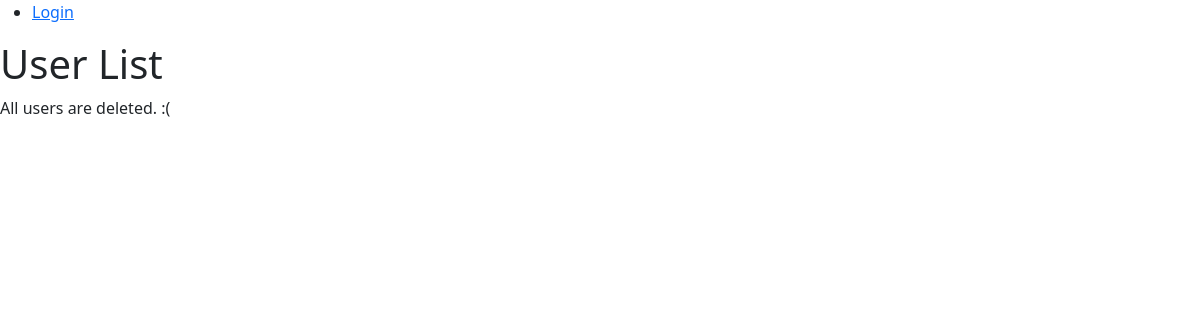
/users/, run on an earlier commit of the app's database.
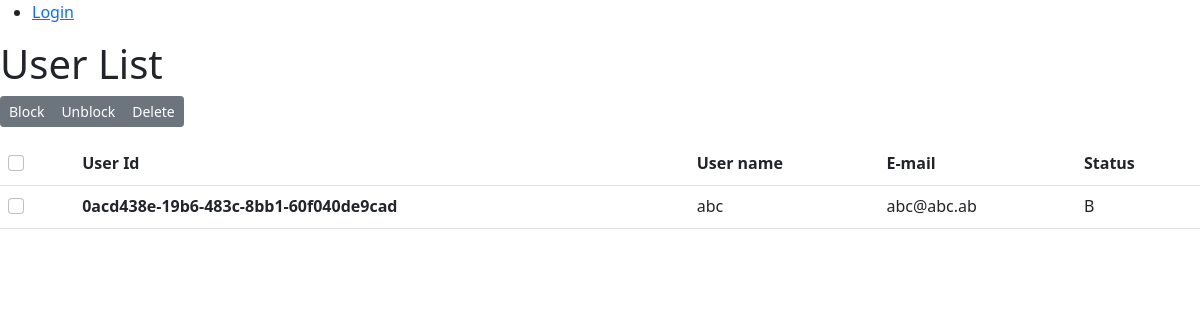
And on a later commit of the database.
### users/models.py (models this page shows, shortened)
class UserInformation(models.Model):
    id = models.UUIDField(primary_key=True, default=uuid.uuid4, editable=False)
    username = models.CharField(max_length=30, unique=True, verbose_name='User Name',
                                help_text='Enter your user name less 30 symbols.')
    email = models.EmailField(max_length=254, unique=True, verbose_name='E-mail',
                              help_text='Enter your e-mail.')
    status = models.CharField(max_length=30, default='Allowed', verbose_name='Status account',
                              choices=[
                                  ("Allowed", "Allowed"),
                                  ("Blocked", "Blocked"),
                              ]
                              )
    class Meta:
        ordering = ["id"]

### users/views.py (the view)
# urls.py: path(r'users/', views.UserListView.as_view(), name='users'),
class UserListView(generic.ListView):
    model = UserInformation
    template_name = 'users/users.html'
    context_object_name = 'users_list'
    def get_context_data(self, **kwargs):
        context = super(UserListView, self).get_context_data(**kwargs)
        context['last_login'] = 'This is just some data'
        return context

### users/templates/users/users.html
{% extends 'users/layout.html' %}
{% block content %}
    <h1>User List</h1>
    {% if users_list %}
        <div class="btn-toolbar mb-3" role="toolbar" aria-label="Toolbar with button groups">
            <div class="btn-group btn-group-sm" role="group" aria-label="First group">
                <button type="button" class="btn btn-secondary">Block</button>
                <button type="button" class="btn btn-secondary">Unblock</button>
                <button type="button" class="btn btn-secondary">Delete</button>
            </div>
        </div>
    <table class="table">
        <tr>
            <th>
                <div class="form-check">
                    <input class="form-check-input" type="checkbox" value="" id="flexCheckDefault">
                </div>
            </th>
            <th scope="col">User Id</th>
            <th scope="col">User name</th>
            <th scope="col">E-mail</th>
            <th scope="col">Status</th>
        </tr>
        {% for user in users_list %}
        <tr>
            <td>
                <div class="form-check">
                    <input class="form-check-input" type="checkbox" value="" id="flexCheckDefault">
                </div>
            </td>
            <th scope="row">{{ user.id }}</th>
            <td>{{ user.username }}</td>
            <td>{{ user.email }}</td>
            <td>{{ user.status }}</td>
        </tr>
      {% endfor %}
    </table>
    {% else %}
      <p> All users are deleted. :(</p>
    {% endif %}
{% endblock %}

What changed in the data, as far as the page shows it:
added UserInformation: id "0acd438e-19b6-483c-8bb1-60f040de9cad", username "abc", email "abc@abc.ab", status "B"
Also different on the page:
form field value: (not shown) → "☐"
text no longer shown: "All users are deleted. :("
text now shown: "Block Unblock Delete User Id User name E-mail Status"
